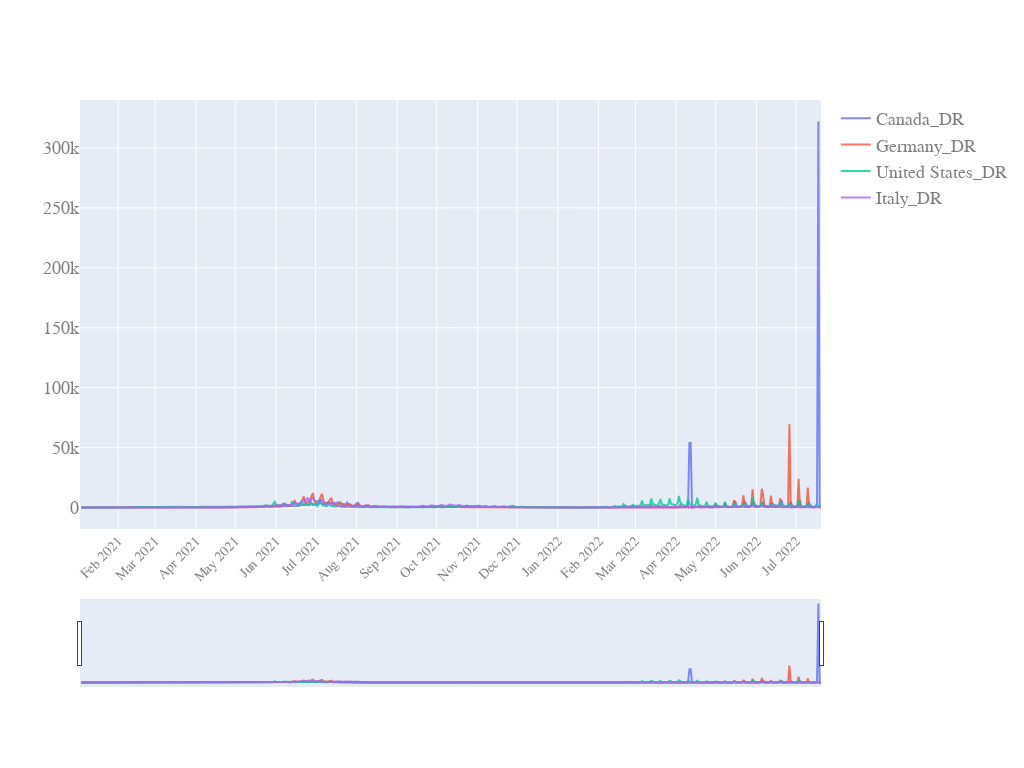

The cell this chart's notebook holds for it:
### Code cell
start_pos=1
quick_plot(df_analyse.date[start_pos:],
           df_analyse.iloc[start_pos:,[11,12,13,14]], #
           y_scale='linear',
           slider=True)

### Figure 1 — Plotly figure (JSON) as saved in the notebook; plotly's stock layout.template omitted (floating-point values rounded to 4 significant figures; data arrays with more than 128 entries replaced by an {"elided": "..."} marker saying what was removed)
{"data": [{"name": "Canada_DR", "opacity": 0.8, "type": "scatter", "x": {"elided": "564 str values"}, "y": {"elided": "564 float values"}}, {"name": "Germany_DR", "opacity": 0.8, "type": "scatter", "x": {"elided": "564 str values"}, "y": {"elided": "564 float values"}}, {"name": "United States_DR", "opacity": 0.8, "type": "scatter", "x": {"elided": "564 str values"}, "y": {"elided": "564 float values"}}, {"name": "Italy_DR", "opacity": 0.8, "type": "scatter", "x": {"elided": "564 str values"}, "y": {"elided": "564 float values"}}], "layout": {"autosize": true, "font": {"color": "#7f7f7f", "family": "PT Sans, monospace", "size": 18}, "height": 768, "width": 1024, "xaxis": {"nticks": 20, "rangeslider": {"visible": true}, "tickangle": -45, "tickfont": {"color": "#7f7f7f", "size": 14}}, "yaxis": {"type": "linear"}}}
